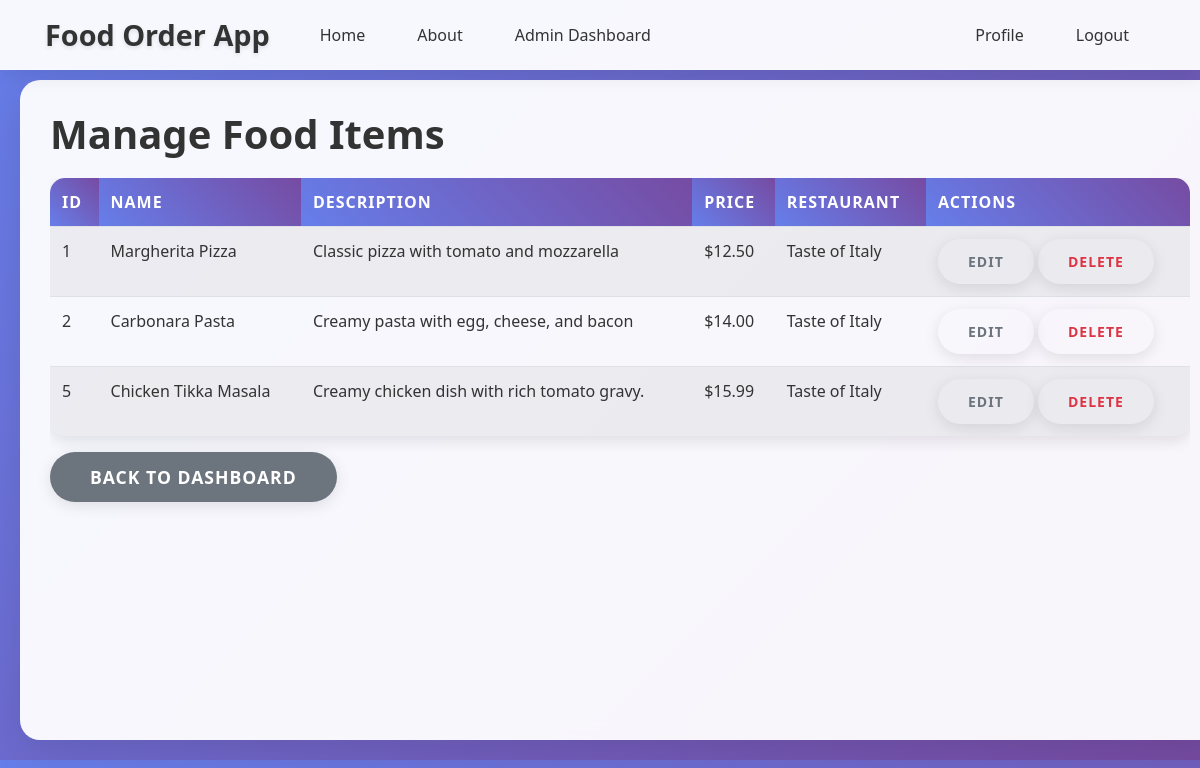
Before: /admin/manage_food_items (signed in) with the older database file.
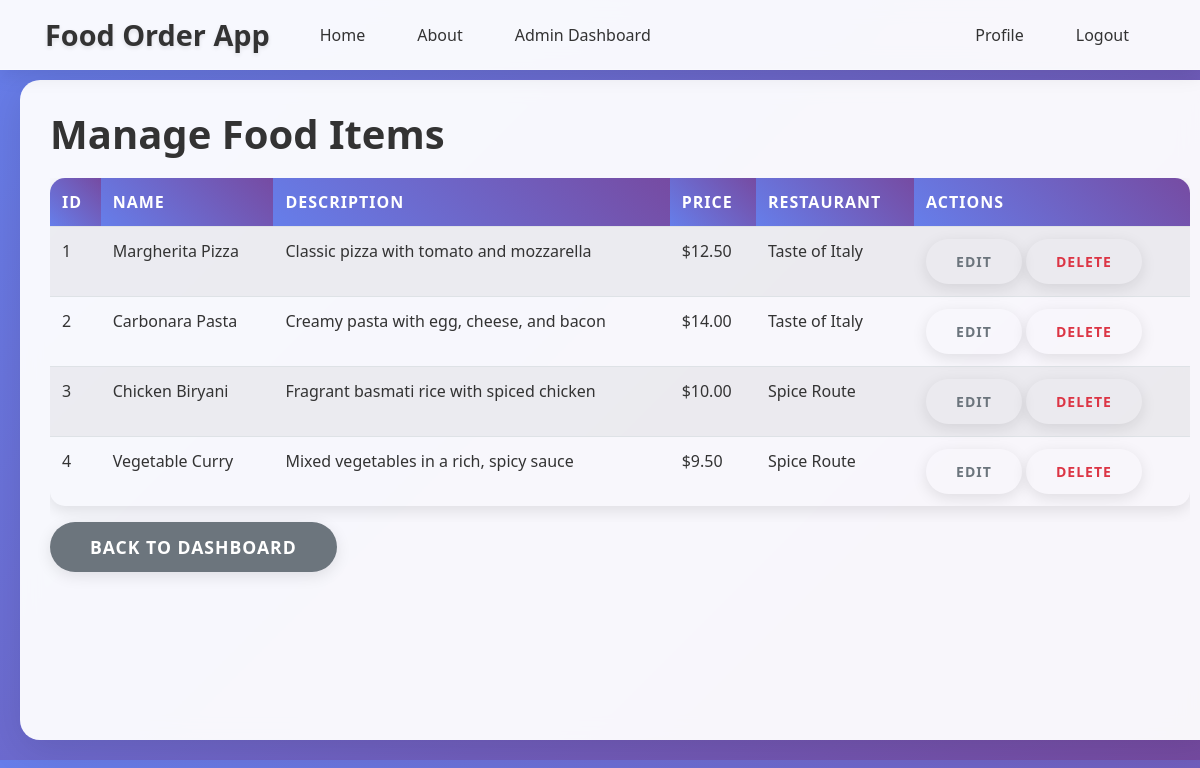
After: the same page with the newer database file.
### app/models/food_item.py (models this page shows, shortened)
class FoodItem(db.Model):
    __tablename__ = 'food_items'
    id = db.Column(db.Integer, primary_key=True)
    name = db.Column(db.String(100), nullable=False)
    description = db.Column(db.Text, nullable=True)
    price = db.Column(db.Numeric(10, 2), nullable=False)
    image_url = db.Column(db.String(200), nullable=True)
    restaurant_id = db.Column(db.Integer, db.ForeignKey('users.id'), nullable=False)
    created_at = db.Column(db.DateTime, default=datetime.utcnow)
    orders = db.relationship('Order', backref='food_item', lazy=True)

### app/models/user.py (models this page shows, shortened)
class User(db.Model, UserMixin):
    __tablename__ = 'users'
    id = db.Column(db.Integer, primary_key=True)
    name = db.Column(db.String(100), nullable=False)
    email = db.Column(db.String(120), unique=True, nullable=False)
    phone_number = db.Column(db.String(20), unique=True, nullable=False)
    location = db.Column(db.String(200), nullable=False)
    password = db.Column(db.String(60), nullable=False)
    role = db.Column(db.Enum('admin', 'customer', 'restaurant', name='user_roles'), default='customer')
    status = db.Column(db.Enum('active', 'pending', 'suspended', name='account_status'), default='active')
    food_items = db.relationship('FoodItem', backref='restaurant_owner', lazy=True, foreign_keys='FoodItem.restaurant_id')
    orders_as_customer = db.relationship('Order', backref='customer_user', lazy=True, foreign_keys='Order.customer_id')
    orders_as_restaurant = db.relationship('Order', backref='restaurant_user', lazy=True, foreign_keys='Order.restaurant_id')
    payments_as_customer = db.relationship('Payment', backref='customer_payer', lazy=True, foreign_keys='Payment.customer_id')
    payments_as_restaurant = db.relationship('Payment', backref='restaurant_receiver', lazy=True, foreign_keys='Payment.restaurant_id')

### app/routes/admin.py (the view)
@admin.route("/manage_food_items")
@login_required
@admin_required
def manage_food_items():
    food_items = FoodItem.query.all()
    return render_template("manage_food_items.html", food_items=food_items)

### app/templates/manage_food_items.html (shortened to what this page needs)
{% extends "base.html" %}
{% block content %}
    <h1>Manage Food Items</h1>
    {% if food_items %}
        <div class="table-responsive">
            <table class="table table-striped">
                <thead>
                    <tr>
                        <th>ID</th>
                        <th>Name</th>
                        <th>Description</th>
                        <th>Price</th>
                        <th>Restaurant</th>
                        <th>Actions</th>
                    </tr>
                </thead>
                <tbody>
                    {% for food_item in food_items %}
                        <tr>
                            <td>{{ food_item.id }}</td>
                            <td>{{ food_item.name }}</td>
                            <td>{{ food_item.description or "No description" }}</td>
                            <td>${{ food_item.price }}</td>
                            <td>{{ food_item.restaurant_owner.name }}</td>
                            <td>
                                <a href="{{ url_for('admin.edit_food_item', food_item_id=food_item.id) }}" class="btn btn-sm btn-outline-secondary">Edit</a>
                                <form method="POST" action="{{ url_for('admin.delete_food_item', food_item_id=food_item.id) }}" style="display: inline;">
                                    <button type="submit" class="btn btn-sm btn-outline-danger" onclick="return confirm('Are you sure you want to delete this food item?')">Delete</button>
                                </form>
                            </td>
                        </tr>
                    {% endfor %}
                </tbody>
            </table>
        </div>
    {% else %}
        <div class="alert alert-info">
            <h4>No food items found!</h4>
        </div>
    {% endif %}
    <a href="{{ url_for('admin.dashboard') }}" class="btn btn-secondary">Back to Dashboard</a>
{% endblock content %}

Changed rows visible on the page:
removed FoodItem: id "5", name "Chicken Tikka Masala", description "Creamy chicken dish with rich tomato gravy.", price "15.99", restaurant_owner.name "Taste of Italy"
added FoodItem: id "3", name "Chicken Biryani", description "Fragrant basmati rice with spiced chicken", price "10.00", restaurant_owner.name "Spice Route"
added FoodItem: id "4", name "Vegetable Curry", description "Mixed vegetables in a rich, spicy sauce", price "9.50", restaurant_owner.name "Spice Route"
